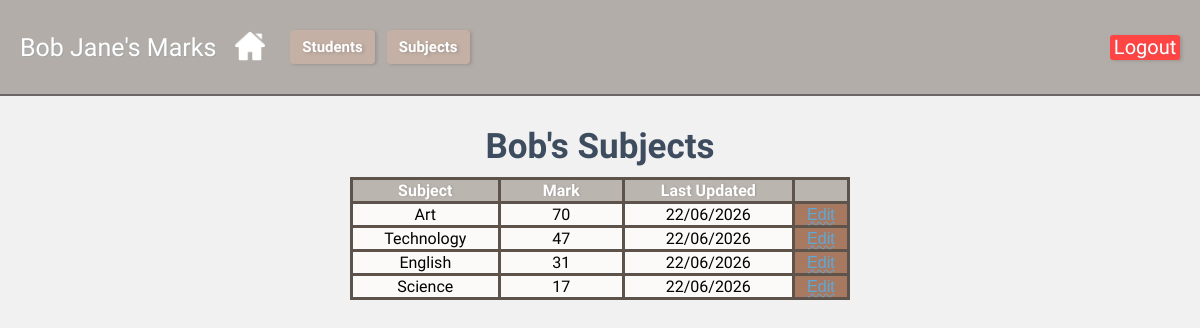
Screenshot of /student/2 (signed in) with the database file from the repository.
### tables this page shows
CREATE TABLE "students"(id INTEGER PRIMARY KEY AUTOINCREMENT,
"firstname" TEXT NOT NULL,
"lastname" TEXT NOT NULL);

CREATE TABLE "marks"(id INTEGER PRIMARY KEY AUTOINCREMENT,
student_id INTEGER, `subject_id` INTEGER,
subject TEXT NOT NULL,
"marks" INTEGER,
last_updated TIMESTAMP DEFAULT CURRENT_TIMESTAMP);

### app.py (the view)
@app.route('/student/<int:student_id>')
def student(student_id):
    if 'user_id' not in session:
        return redirect(url_for('login'))
    db = get_db()
    students = db.execute('''
                          SELECT * FROM students
                          ORDER BY firstname ASC;
                          ''').fetchall()
    subjects = db.execute('''
                          SELECT * FROM subject
                          ORDER BY subject ASC;
                         ''').fetchall()
    student = db.execute(
        'SELECT * FROM students WHERE id = ?',
        (student_id,)).fetchone()
    marks = db.execute(
        'SELECT id, subject, marks as mark, last_updated FROM Marks WHERE student_id = ? ORDER BY marks DESC',
        (student_id,)).fetchall()
    edit_mark_id = request.args.get('edit')
    return render_template('student.html', students=students, subjects=subjects, student=student, marks=marks, edit_mark_id=edit_mark_id)

### app.py (called while the page is built)
def get_db():
    db = sqlite3.connect('database/student_mark.db')
    db.row_factory = sqlite3.Row
    return db

### templates/student.html (shortened to what this page needs)
{% extends "base.html" %}
{% block text %}{{ student['firstname'] }} {{ student['lastname'] }}'s Marks{% endblock text %}
{% block content %}
<h2 class="heading2">{{student['firstname']}}'s Subjects</h2>
<table border="1">
    <thead>
        <tr>
            <th>Subject</th>
            <th>Mark</th>
            <th>Last Updated</th>
            <th></th>
        </tr>
    </thead>
    <tbody>
        {% for mark in marks %}
        <tr>
            <td>{{ mark['subject'] }}</td>
            <td>{{ mark['mark'] }}</td>
            <td>{{ mark['last_updated'] }}</td>
            <td class="edit">
                {% if edit_mark_id and edit_mark_id|int == mark['id'] %}
                <form action="{{ url_for('edit_mark', mark_id=mark['id']) }}" method="post"
                    style="display:flex; gap:6px; align-items:center;">
                    <input class="mark" name="mark" type="number" min="0" max="100" value="{{ mark['mark'] }}" required>
                    <button type="submit">Save</button>
                    <button class="cancel"><a href="{{ url_for('student', student_id=student['id']) }}" style="margin-left:6px;">Cancel</a></button>
                </form>
                {% else %}
                <a href="{{ url_for('student', student_id=student['id'], edit=mark['id']) }}">Edit</a>
                {% endif %}
            </td>
        </tr>
        {% endfor %}
    </tbody>
</table>
{% endblock content %}

### static/css/style.css (style rules this page uses)
body { margin: 0; padding: 0; font-family: "Nunito"; background-image:url('https://imgh.in/host/sce4o3'); background-repeat:repeat; background-size:40%; background-color: #f0f0f0ec; background-blend-mode: lighten; }
.heading2 { margin-top:-10px; padding:0; color:#3d4c5e; text-align:center; align-items: center; font-size:35px; margin-bottom:0px; }
.edit { align-items: center; }
* { box-sizing: border-box; }
table, th, td { border: #5e534b solid 3px; border-collapse: collapse; }
table { margin-left:auto; margin-right:auto; margin-top:10px; width:500px; background-color:#fbfaf9 }
th { background-color: #756b617c; color:white; font-weight: bold; text-shadow: 1px 0.4px 2px #86827f8c; }
tr { text-align:center; }
table td:nth-child(2) { width:25%; }
.edit { width:fit-content; background: #a87961; }
.cancel,.save,.edit { border-radius:4px; text-shadow: 2px 1px 3px #86827f8c; color:rgb(255, 255, 255); text-decoration:none; font-family: Arial; }
a { text-decoration: underline wavy 0.5px; color: #62a7d4; text-shadow: 1px 1px #658ca734; }

### rows the page displays
students: firstname "Bob", lastname "Jane"
marks: subject "Art", mark "70", last_updated "22/06/2026"
marks: subject "Technology", mark "47", last_updated "22/06/2026"
marks: subject "English", mark "31", last_updated "22/06/2026"
marks: subject "Science", mark "17", last_updated "22/06/2026"
